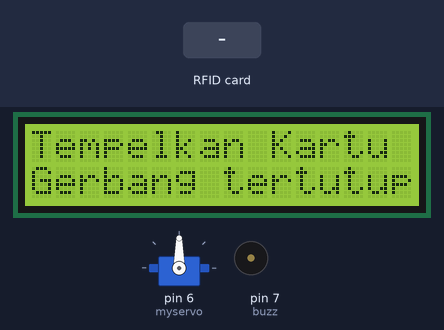
Recording of a sketch running on a simulated Arduino Uno, built with avr-gcc and run on an emulated ATmega328P. Shown: 16×2 character LCD, servo, buzzer (waves = sounding, pin HIGH). The test bench sets the inputs (shaded band). Pins used as bus, display or sensor lines are not drawn; what the sketch prints to the serial monitor is not drawn.

Above: at 1.3 s.
1.4 s: RFID card 5E 7A 19 C4 held to the reader
At 1.57 s:
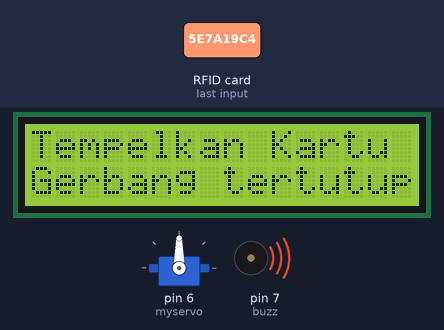
At 2.9 s:
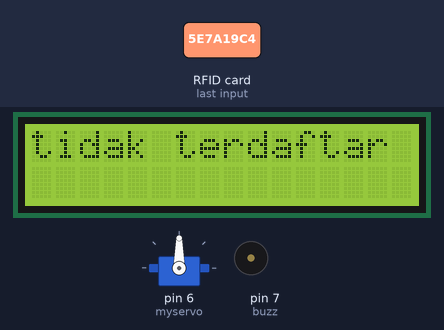
3.2 s: RFID card 5E 7A 19 C4 held to the reader
At 9.6 s:
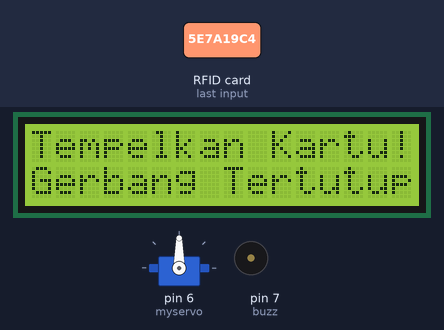
Timing chart, 0 to 11.1 s (numbered marks = the images above; inputs shaded):
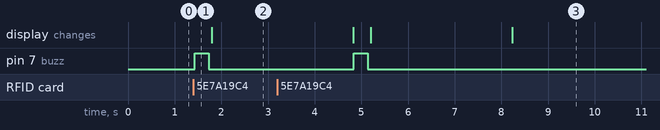

The sketch:

9._challange_rfid_lcd_n_servo.ino
```cpp
#include <LiquidCrystal_I2C.h>
#include<SPI.h>
#include<MFRC522.h>
#include<Servo.h>

//inisialisi variable
#define SS_PIN 10
#define RST_PIN 9

Servo myservo;
String uidString;
int buzz = 7;
int ir = 2;
MFRC522 mfrc522(SS_PIN, RST_PIN); //create mfrc522 instance

//lcd an
LiquidCrystal_I2C lcd(0x27, 16, 2);

void bener(){
  digitalWrite(buzz, HIGH);
  delay(150);
  digitalWrite(buzz, LOW);
  delay(50);
  digitalWrite(buzz, HIGH);
  delay(150);
  digitalWrite(buzz, LOW);
  delay(50);
}

void salah(){
  digitalWrite(buzz, HIGH);
  delay(300);
  digitalWrite(buzz,LOW);
  delay(50);
}

void setup()
{
  Serial.begin(115200);
  lcd.begin();

  myservo.attach(6);
  SPI.begin(); //initiate SPI BUS
  mfrc522.PCD_Init();
  pinMode(buzz, OUTPUT);
  Serial.println("Tempelkan Kartu");
  lcd.clear(); //Menghapus Karakter di LCD
  lcd.setCursor(0,0);
  lcd.print("Tempelkan Kartu");
  lcd.setCursor(0,1);
  lcd.print("Gerbang tertutup");
  pinMode(ir, INPUT);
  Serial.println("gerbang ketutup");
}


void loop()
{
  if(mfrc522.PICC_IsNewCardPresent()){
      readRFID();
      Serial.print("ID : ");
      Serial.println(uidString);
      if(uidString== "5-8D-4-AE" || uidString == "5-8F-8E-BF"){ //ktp aing
         bener();
         myservo.write(90);
         Serial.println("berhasil1");
         lcd.clear(); //Menghapus Karakter di LCD
         lcd.setCursor(0,0);
         lcd.print("Berhasil");
         delay(500);
         lcd.clear(); //Menghapus Karakter di LCD
         lcd.setCursor(0,0);
         lcd.print("Gerbang Terbuka");
         lcd.setCursor(0,1);
         lcd.print("Silahkan Masuk!");
         Serial.println("Masuuuk oii");
         Serial.println("Gerbang Kebuka");
         while(1){
          int state = digitalRead(ir);
          if (state == 1){
            state =1;
          }else {
            myservo.write(0);
            lcd.clear(); //Menghapus Karakter di LCD
            lcd.setCursor(0,0);
            lcd.print("Gerbang Tertutup");
            delay(3000);
            lcd.clear(); //Menghapus Karakter di LCD
            lcd.setCursor(0,0);
            lcd.print("Tempelkan Kartu!");
            lcd.setCursor(0,1);
            lcd.print("Gerbang Tertutup");
            Serial.println("Gerbang ketutup");
            break;
          }
         }
      }
      else{
        salah();
        lcd.clear(); //Menghapus Karakter di LCD
        lcd.setCursor(0,0);
        lcd.print("tidak terdaftar");
        lcd.setCursor(0,1);
        delay(3000);
        lcd.clear(); //Menghapus Karakter di LCD
        lcd.setCursor(0,0);
        lcd.print("Tempelkan Kartu!");
        lcd.setCursor(0,1);
        lcd.print("Gerbang Tertutup");

        Serial.println("ga terdaftar");
        Serial.println("Gerbang ketutup");
      }
    }

}


void readRFID(){
  mfrc522.PICC_ReadCardSerial();
  uidString = String(mfrc522.uid.uidByte[0],HEX) + "-" +
              String(mfrc522.uid.uidByte[1],HEX) + "-" +
              String(mfrc522.uid.uidByte[2],HEX) + "-" +
              String(mfrc522.uid.uidByte[3],HEX);
              uidString.toUpperCase();
  }
```

Measured:
- after the input at 1.4 s, pin 7 (buzz): LOW → HIGH at once, → LOW 0.30 s later
- after the input at 3.2 s, pin 7 (buzz): LOW → HIGH after 1.6 s, → LOW 0.30 s later
